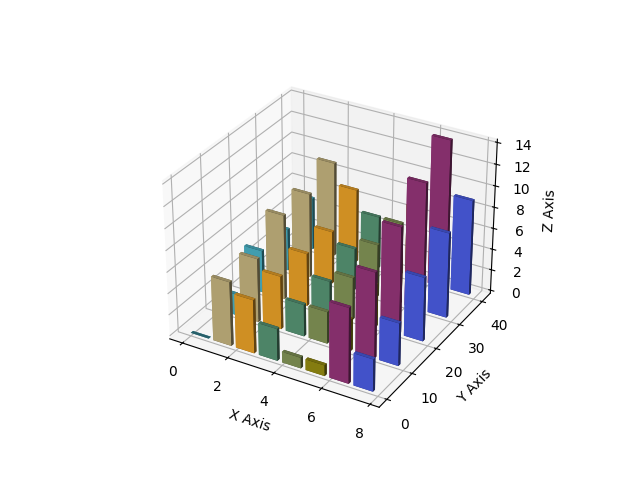

Source code (Python):
import matplotlib.pyplot as plt 
import numpy as np 
from mpl_toolkits.mplot3d import Axes3D 
 
# Data 
x = np.arange(8) 
y = np.random.randint(0, 10, 8) 
y2 = y + np.random.randint(0, 3, 8) 
y3 = y2 + np.random.randint(0, 3, 8) 
y4 = y3 + np.random.randint(0, 3, 8) 
y5 = y4 + np.random.randint(0, 3, 8)
 
clr = ['#4bb2c5', '#c5b47f', '#EAA228', '#579575', '#839557', '#958c12', 
'#953579', '#4b5de4'] 
# Membuat figure dan axis 3D 
fig = plt.figure() 
ax = fig.add_subplot(111, projection='3d') 
# Lebar bar 
bar_width = 0.8 
# Fungsi untuk plotting bar 3D 
def plot_bar3d(x, y, z_base, color): 
    ax.bar3d(x, z_base, np.zeros_like(x), bar_width, bar_width, y, 
color=color) 
# Plot bar 3D dengan zdir sebagai acuan 
plot_bar3d(x, y, 0, clr) 
plot_bar3d(x, y2, 10, clr) 
plot_bar3d(x, y3, 20, clr) 
plot_bar3d(x, y4, 30, clr) 
plot_bar3d(x, y5, 40, clr) 
# Menambahkan label 
ax.set_xlabel('X Axis') 
ax.set_ylabel('Y Axis') 
ax.set_zlabel('Z Axis') 
# Menampilkan plot 
plt.show() 
